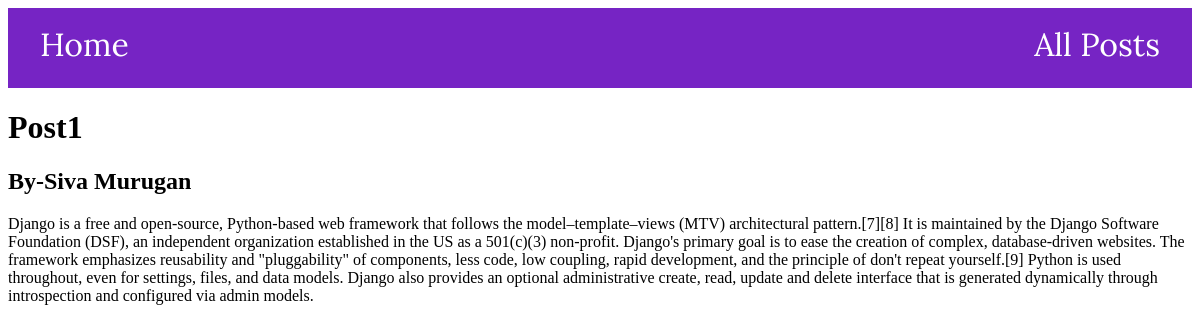
The app's page /posts/post1 with its own data.
### blog/models.py (models this page shows, shortened)
class Post(models.Model):
    title=models.CharField(max_length=50)
    excerpt=models.CharField(max_length=200)
    date=models.DateField(auto_now=True)
    slug=models.SlugField(unique=True)
    content=models.TextField(null=True)
    author=models.ForeignKey(Author,on_delete=models.SET_NULL,null=True)

class Author(models.Model):
    name=models.CharField(max_length=50)
    def __str__(self):
        return self.name

### blog/views.py (the view)
# urls.py: path('posts/<slug:slug>',SinglePost.as_view(),name='single-post')
class SinglePost(View):
    def get(self,request,slug):
        post=Post.objects.get(slug=slug)
        context={"post":post}
        return render(request,'blog/single-post.html',context)

### blog/templates/blog/single-post.html (shortened to what this page needs)
{% extends 'base.html' %}
{% load static %}
{% block content %}
<div class="single_post">
<h1>{{post.title}}</h1>
<h2>By-{{post.author}}</h2>
<p>{{post.content}}</p>
</div>
{% endblock  %}

### records on screen
Post: title "Post1", author "Siva Murugan", content "Django is a free and open-source, Python-based web framework that follows the model–template–views (MTV) architectural pattern.[7][8] It is maintained by the Django Software Foundation (DSF), an independent organization established in the US as a 501(c)(3) non-profit. Django's primary goal is to ease the creation of complex, database-driven websites. The framework emphasizes reusability and \"pluggability\" of components, less code, low coupling, rapid development, and the principle of don't repeat yourself.[9] Python is used throughout, even for settings, files, and data models. Django also provides an optional administrative create, read, update and delete interface that is generated…"
